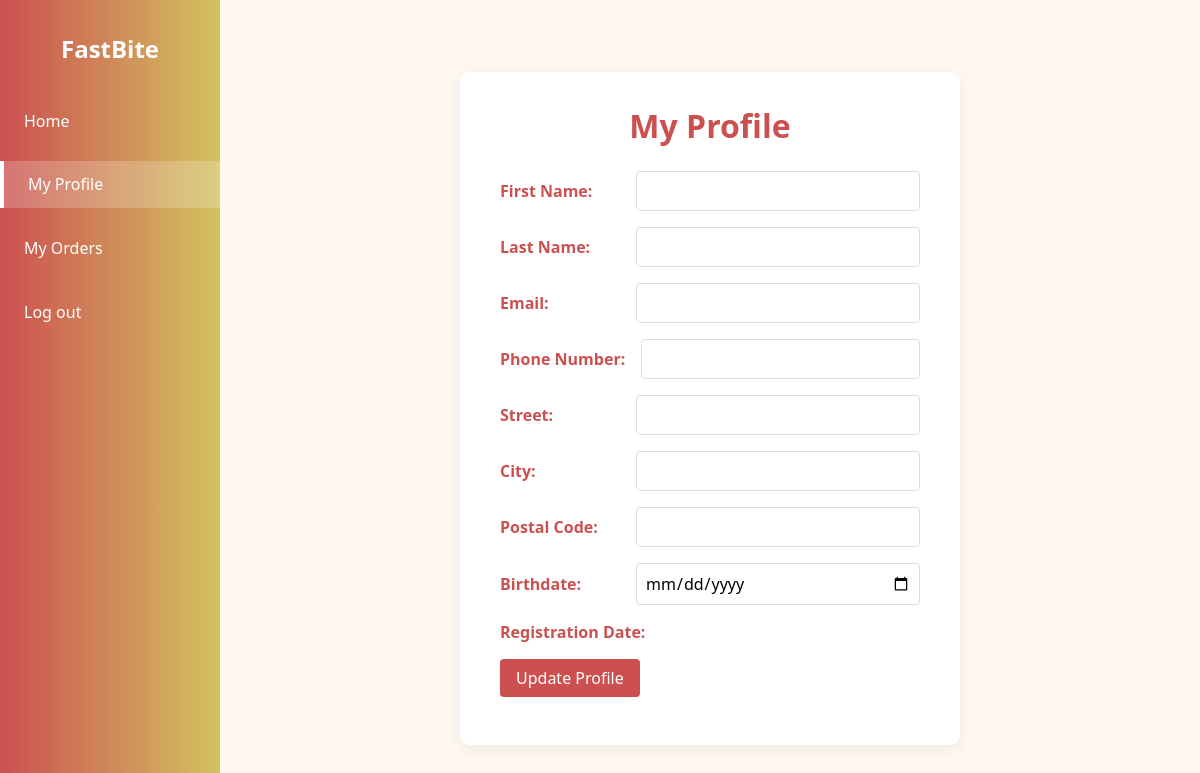
Page /profile.php (signed in) on the earlier database version.
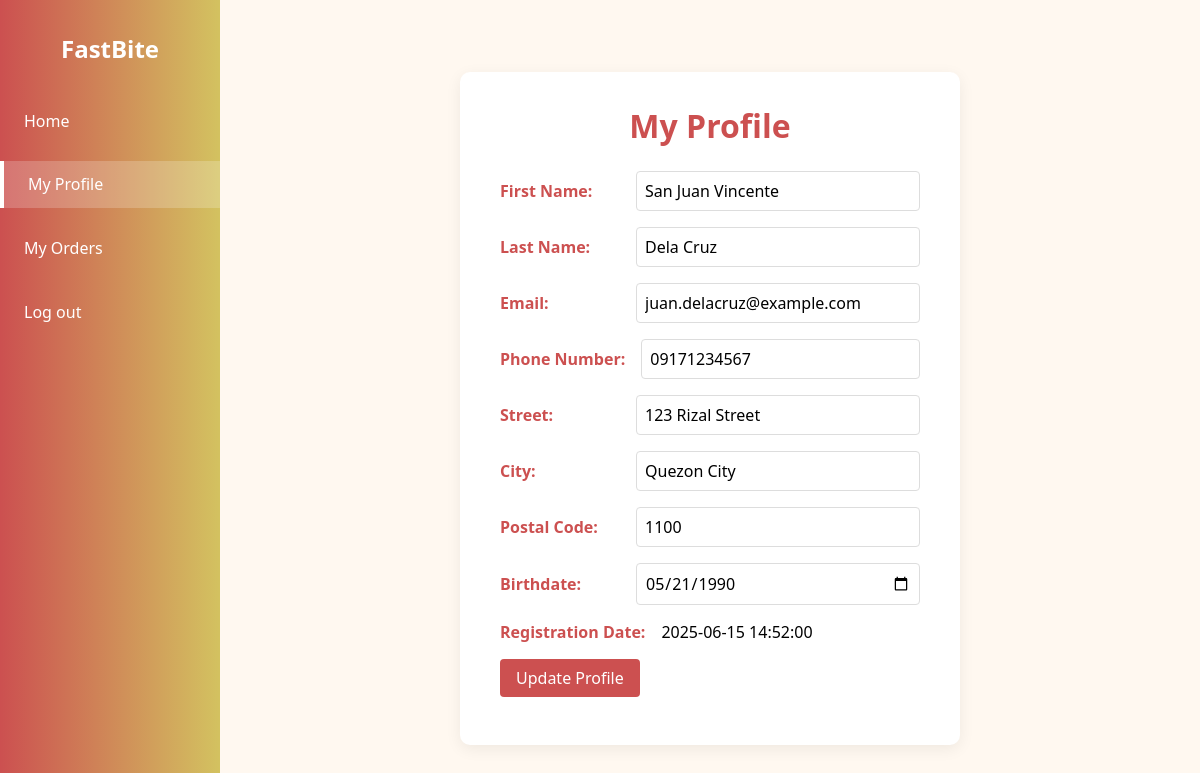
Same page on the later database version.
### tables this page shows
CREATE TABLE `customer` (
  `customer_id` int(11) NOT NULL,
  `first_name` varchar(50) NOT NULL,
  `last_name` varchar(50) NOT NULL,
  `email` varchar(100) NOT NULL,
  `phone_number` varchar(20) DEFAULT NULL,
  `street` varchar(100) DEFAULT NULL,
  `city` varchar(50) DEFAULT NULL,
  `postal_code` varchar(10) DEFAULT NULL,
  `registration_date` datetime DEFAULT current_timestamp(),
  `birthdate` date DEFAULT NULL,
  `user_id` int(11) DEFAULT NULL
);

### profile.php (the view, shortened to what this page needs)
<?php
include('includes/config.php');
$user_id = $_SESSION['user_id'];
$sql = "SELECT customer_id, first_name, last_name, email, phone_number, street, city, postal_code, birthdate, registration_date FROM customer WHERE user_id = ?";
try {
    $stmt = $dbh->prepare($sql);
    $stmt->execute([$user_id]);
    $profile = $stmt->fetch(PDO::FETCH_ASSOC);
} catch (PDOException $e) {
    echo "Error: " . $e->getMessage();
    exit;
}
?>
<!DOCTYPE html>
<html lang="en">
<head>
</head>
<body>
    <nav class="sidebar">
        <h2>FastBite</h2>
        <ul>
            <li><a href="customer-dashboard.php">Home</a></li>
            <li><a href="profile.php" class="active">My Profile</a></li>
            <li><a href="customer-orders.php">My Orders</a></li>
            <li><a href="logout.php">Log out</a></li>
        </ul>
    </nav>
    <div class="main-content">
        <div class="profile-container">
            <h1>My Profile</h1>
            <div class="profile-info">
                <form action="update-profile.php" method="POST" class="profile-form">
                    <div class="profile-item">
                        <label>First Name:</label>
                        <input type="text" name="first_name" value="<?= htmlspecialchars($profile['first_name'] ?? '') ?>" required>
                    </div>
                    <div class="profile-item">
                        <label>Last Name:</label>
                        <input type="text" name="last_name" value="<?= htmlspecialchars($profile['last_name'] ?? '') ?>" required>
                    </div>
                    <div class="profile-item">
                        <label>Email:</label>
                        <input type="email" name="email" value="<?= htmlspecialchars($profile['email'] ?? '') ?>" required>
                    </div>
                    <div class="profile-item">
                        <label>Phone Number:</label>
                        <input type="tel" name="phone_number" value="<?= htmlspecialchars($profile['phone_number'] ?? '') ?>">
                    </div>
                    <div class="profile-item">
                        <label>Street:</label>
                        <input type="text" name="street" value="<?= htmlspecialchars($profile['street'] ?? '') ?>">
                    </div>
                    <div class="profile-item">
                        <label>City:</label>
                        <input type="text" name="city" value="<?= htmlspecialchars($profile['city'] ?? '') ?>">
                    </div>
                    <div class="profile-item">
                        <label>Postal Code:</label>
                        <input type="text" name="postal_code" value="<?= htmlspecialchars($profile['postal_code'] ?? '') ?>">
                    </div>
                    <div class="profile-item">
                        <label>Birthdate:</label>
                        <input type="date" name="birthdate" value="<?= htmlspecialchars($profile['birthdate'] ?? '') ?>">
                    </div>
                    <div class="profile-item">
                        <label>Registration Date:</label>
                        <span><?= htmlspecialchars($profile['registration_date'] ?? '') ?></span>
                    </div>
                    <div class="profile-item">
                        <button type="button" id="confirmUpdate" class="submit-btn">Update Profile</button>
                    </div>
                </form>
            </div>
        </div>
    </div>
</body>
</html>

Differences in the rows shown:
now on this page (row edited): customer: first_name "San Juan Vincente", last_name "Dela Cruz", email "juan.delacruz@example.com", phone_number "09171234567", street "123 Rizal Street", city "Quezon City", postal_code "1100", birthdate "05/21/1990", registration_date "2025-06-15 14:52:00"
